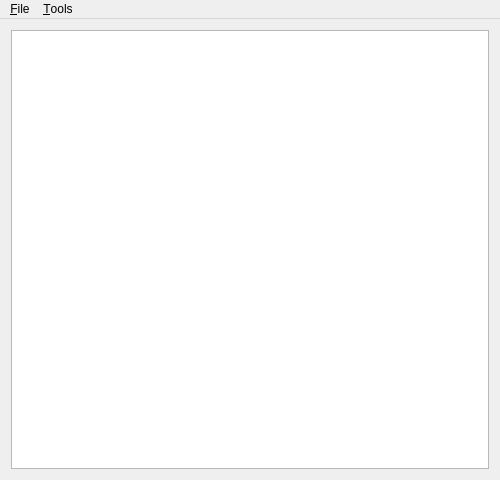
<?xml version="1.0" encoding="UTF-8"?>
<ui version="4.0">
 <class>MainWindow</class>
 <widget class="QMainWindow" name="MainWindow">
  <property name="geometry">
   <rect>
    <x>0</x>
    <y>0</y>
    <width>500</width>
    <height>480</height>
   </rect>
  </property>
  <property name="acceptDrops">
   <bool>true</bool>
  </property>
  <property name="windowTitle">
   <string>SPC Editor</string>
  </property>
  <widget class="QWidget" name="centralWidget">
   <layout class="QVBoxLayout" name="verticalLayout">
    <item>
     <widget class="QListWidget" name="listWidget">
      <property name="acceptDrops">
       <bool>true</bool>
      </property>
      <property name="sizeAdjustPolicy">
       <enum>QAbstractScrollArea::AdjustToContents</enum>
      </property>
      <property name="dragDropMode">
       <enum>QAbstractItemView::DropOnly</enum>
      </property>
      <property name="selectionMode">
       <enum>QAbstractItemView::ExtendedSelection</enum>
      </property>
     </widget>
    </item>
   </layout>
  </widget>
  <widget class="QMenuBar" name="menuBar">
   <property name="geometry">
    <rect>
     <x>0</x>
     <y>0</y>
     <width>500</width>
     <height>20</height>
    </rect>
   </property>
   <widget class="QMenu" name="menuFile">
    <property name="title">
     <string>&amp;File</string>
    </property>
    <addaction name="actionOpen"/>
    <addaction name="actionSave"/>
    <addaction name="actionSaveAs"/>
    <addaction name="actionExit"/>
   </widget>
   <widget class="QMenu" name="menuTools">
    <property name="title">
     <string>&amp;Tools</string>
    </property>
    <addaction name="actionExtractSelected"/>
    <addaction name="actionExtractAll"/>
    <addaction name="actionInjectFile"/>
   </widget>
   <addaction name="menuFile"/>
   <addaction name="menuTools"/>
  </widget>
  <action name="actionOpen">
   <property name="text">
    <string>&amp;Open...</string>
   </property>
   <property name="shortcut">
    <string>Ctrl+O</string>
   </property>
  </action>
  <action name="actionSave">
   <property name="text">
    <string>&amp;Save</string>
   </property>
   <property name="shortcut">
    <string>Ctrl+S</string>
   </property>
  </action>
  <action name="actionSaveAs">
   <property name="text">
    <string>Save &amp;As...</string>
   </property>
   <property name="shortcut">
    <string>Ctrl+Shift+S</string>
   </property>
  </action>
  <action name="actionExit">
   <property name="text">
    <string>E&amp;xit</string>
   </property>
   <property name="shortcut">
    <string>Ctrl+Q</string>
   </property>
  </action>
  <action name="actionExtractAll">
   <property name="text">
    <string>Extract &amp;All...</string>
   </property>
   <property name="shortcut">
    <string>Ctrl+Shift+E</string>
   </property>
  </action>
  <action name="actionExtractSelected">
   <property name="text">
    <string>&amp;Extract Selected...</string>
   </property>
   <property name="shortcut">
    <string>Ctrl+E</string>
   </property>
  </action>
  <action name="actionInjectFile">
   <property name="text">
    <string>&amp;Inject File...</string>
   </property>
   <property name="shortcut">
    <string>Ctrl+I</string>
   </property>
  </action>
 </widget>
 <layoutdefault spacing="6" margin="11"/>
 <resources/>
 <connections/>
</ui>
